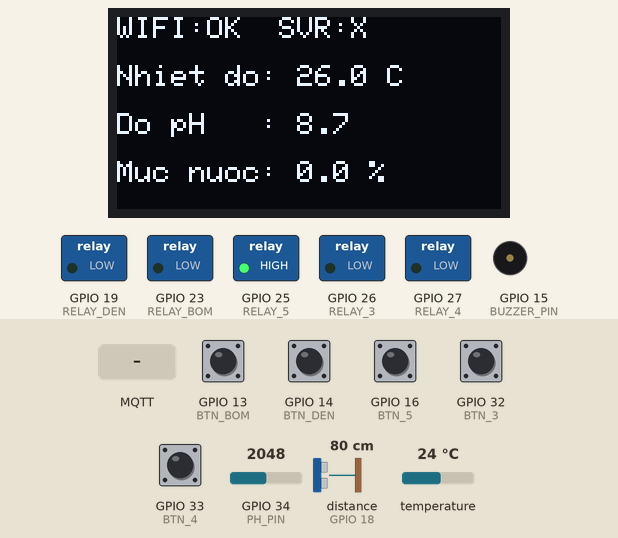
Recording of a sketch running on a simulated ESP32. Shown: 128×64 one-colour display, switched loads named in the sketch (green lamp = pin HIGH), buzzer (waves = sounding, pin HIGH). Wiring (inferred from the names in the program): ultrasonic range finder: trigger GPIO 5; echo GPIO 18. The inputs (shaded band) are chosen by the test bench; at power-on: GPIO 13 (BTN_BOM), GPIO 14 (BTN_DEN), GPIO 16 (BTN_5), GPIO 32 (BTN_3), GPIO 33 (BTN_4) HIGH, GPIO 34 (PH_PIN) = 2048, distance to the obstacle (sensor on GPIO 18) 80 cm, temperature 24 °C. The echo pulse lasts 58.3 µs per cm; WiFi joins after 1.5 s; servers stay silent unless stated; EEPROM starts erased; no MQTT or app messages arrive unless stated; pins used as bus, display or sensor lines are not drawn; what the sketch prints to the serial monitor is not drawn.

Above: at 3.2 s.
3.3 s: GPIO 13 (BTN_BOM) pulled LOW for 0.15 s
At 5.0 s:
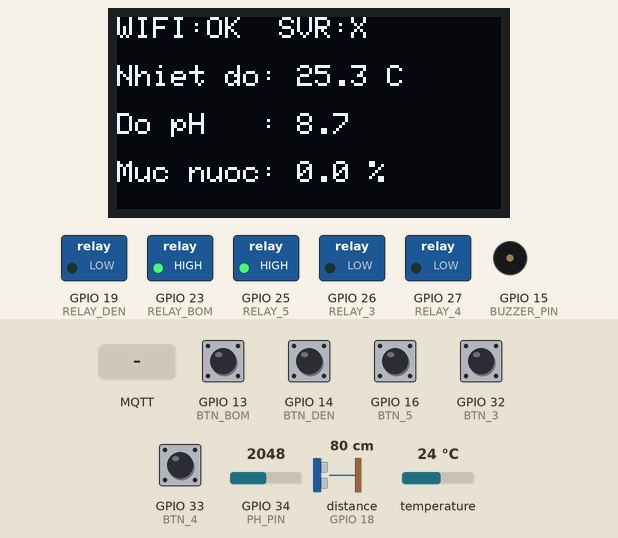
7.5 s: GPIO 14 (BTN_DEN) pulled LOW for 0.15 s
At 11.4 s:
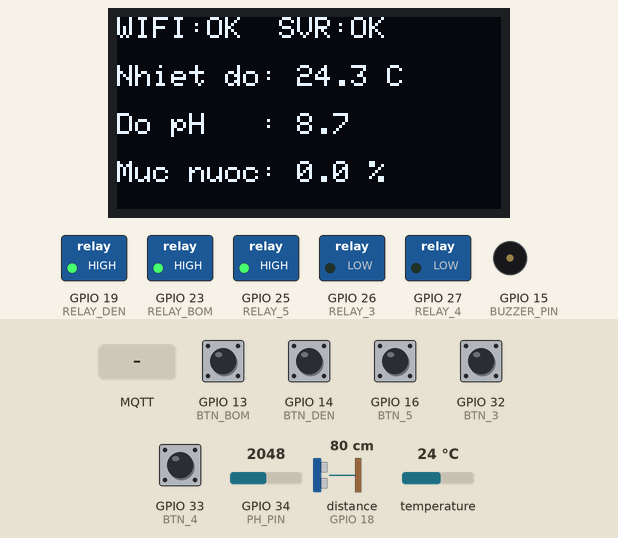
11.7 s: GPIO 16 (BTN_5) pulled LOW for 0.15 s
At 13.3 s:
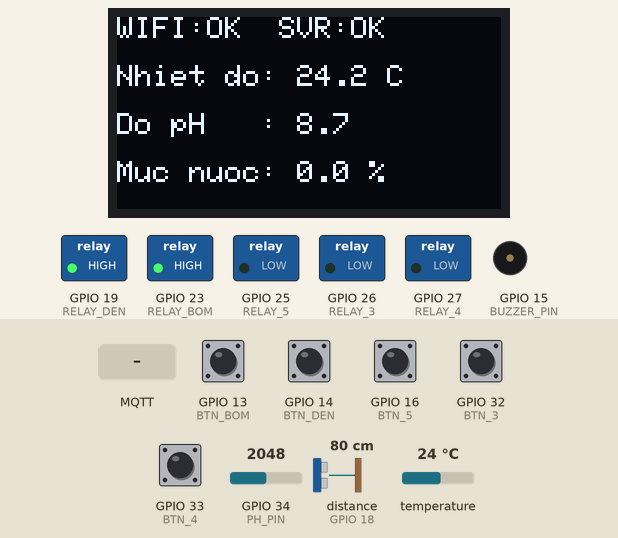
15.7 s: GPIO 32 (BTN_3) pulled LOW for 0.15 s
At 16.2 s:
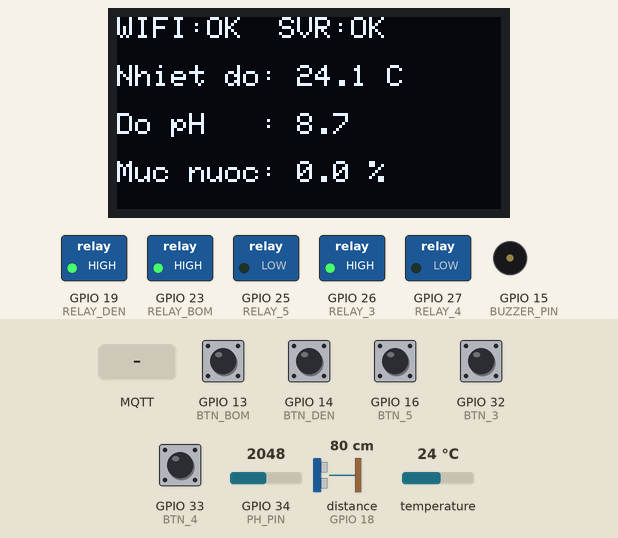
19.9 s: GPIO 33 (BTN_4) pulled LOW for 0.15 s
At 20.6 s:
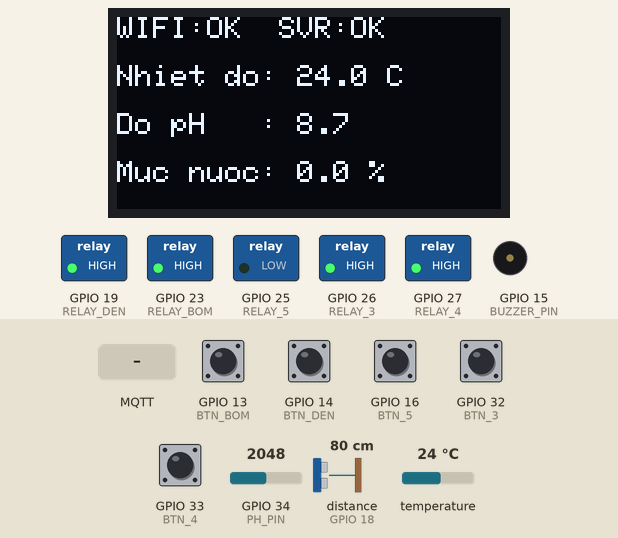
21.5 s: MQTT message "DEN_OFF" arrives on the first subscribed topic
At 21.8 s:
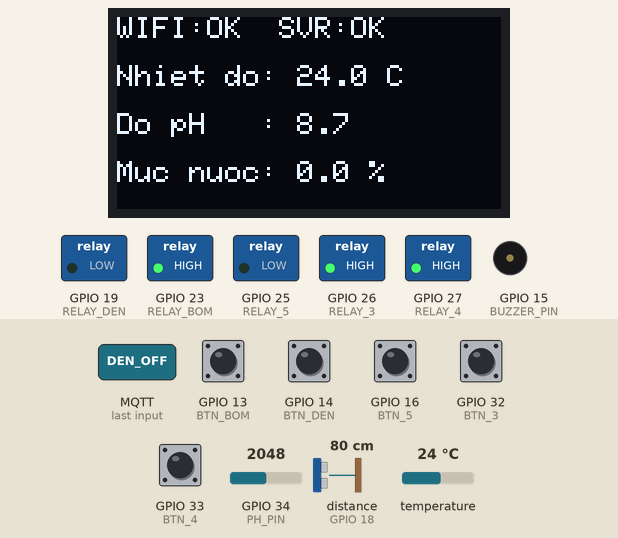
Timing chart, 0 to 24.0 s (numbered marks = the images above; inputs shaded):
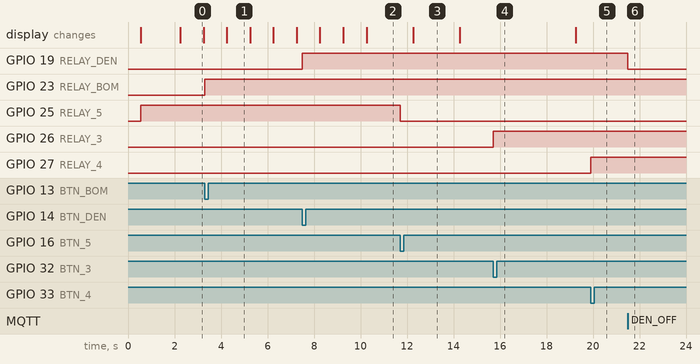

The sketch:

esp32_firmware.ino
```cpp
#include <WiFi.h>
#include <PubSubClient.h>
#include <OneWire.h>
#include <DallasTemperature.h>
#include <Wire.h>
#include <Adafruit_GFX.h>
#include <Adafruit_SSD1306.h>
#include <Preferences.h>

Preferences preferences;


// ==========================================
// THIẾT LẬP MẠNG WIFI & MQTT
// ==========================================
const char* ssid = "HOME";
const char* password = "12345679";

const char* mqtt_server = "broker.emqx.io";
const int mqtt_port = 1883;
const char* topic_sensors = "hoca_test/sensors";
const char* topic_commands = "hoca_test/commands";
const char* topic_status = "hoca_test/status";

WiFiClient espClient;
PubSubClient client(espClient);

// ==========================================
// KHAI BÁO CHÂN (PINS) ĐỒNG BỘ VỚI WEB INDEX
// ==========================================

// 1. OLED (I2C)
#define SCREEN_WIDTH 128
#define SCREEN_HEIGHT 64
Adafruit_SSD1306 display(SCREEN_WIDTH, SCREEN_HEIGHT, &Wire, -1);

// 2. Cảm biến
#define ONE_WIRE_BUS 4  // Nhiệt độ DS18B20
OneWire oneWire(ONE_WIRE_BUS);
DallasTemperature sensors(&oneWire);

#define TRIG_PIN 5      // Siêu âm HC-SR04
#define ECHO_PIN 18
const float CHIEU_CAO_HO_CM = 40.0;

#define PH_PIN 34       // Cảm biến pH PH-4502C

// 3. Còi báo
#define BUZZER_PIN 15

// 4. Module Relay (4 Kênh + 1 Kênh)
#define RELAY_BOM 23    // IN1 (Bơm)
#define RELAY_DEN 19    // IN2 (Đèn)
#define RELAY_3   26    // IN3 (Bơm Xả)
#define RELAY_4   27    // IN4 (Bơm Cấp)
#define RELAY_5   25    // Dự phòng 5 (Mạch 1 kênh rời)

// 5. Nút nhấn (5 Nút)
#define BTN_BOM 13
#define BTN_DEN 14
#define BTN_3   32
#define BTN_4   33
#define BTN_5   16      // RX2

// --- CẤU HÌNH LOGIC RELAY ---
// Rơ-le 4 Kênh: Bạn nói web báo Tắt nhưng bên ngoài Bật -> Do nó là Active HIGH
#define RELAY_ON  HIGH
#define RELAY_OFF LOW

// Rơ-le 1 Kênh (Relay 5): Bạn nói cái này đúng rồi -> Nó là Active LOW
#define RELAY5_ON  LOW
#define RELAY5_OFF HIGH

// Trạng thái hệ thống
bool ttDen = false;
bool ttBom = false;
bool ttR3  = false;
bool ttR4  = false;
bool ttR5  = false;

// Chống dội phím (Debounce) cho 5 nút
unsigned long lastDebounce[5] = {0, 0, 0, 0, 0};
bool lastBtnState[5] = {HIGH, HIGH, HIGH, HIGH, HIGH};

int chu_ky_gui = 60000;
unsigned long lastMsg = 0;
unsigned long lastOLED = 0;

float current_t = 26.5;
float current_ph = 7.0;
float current_muc_nuoc = 95.0;

// Cấu hình siêu âm
float chieu_cao_day = 45.0;
float chieu_cao_tran = 38.0;

// ==========================================
// HÀM HIỂN THỊ OLED
// ==========================================
void capNhatOLED(float t, float ph, float muc_nuoc) {
  display.clearDisplay();
  display.setTextSize(1);
  display.setTextColor(SSD1306_WHITE);

  // Hiển thị trạng thái Online / Offline
  display.setCursor(0, 0);
  if (WiFi.status() == WL_CONNECTED) {
    display.print("WIFI:OK ");
  } else {
    display.print("WIFI:X  ");
  }

  if (client.connected()) {
    display.print(" SVR:OK");
  } else {
    display.print(" SVR:X");
  }

  display.setCursor(0, 16); display.print("Nhiet do: "); display.print(t, 1); display.print(" C");
  display.setCursor(0, 32); display.print("Do pH   : "); display.print(ph, 1);
  display.setCursor(0, 48); display.print("Muc nuoc: "); display.print(muc_nuoc, 1); display.print(" %");
  display.display();
}

// ==========================================
// GỬI ĐỒNG BỘ TRẠNG THÁI LÊN WEB
// ==========================================
void guiTrangThaiRelay() {
  String payload = "{";
  payload += "\"trang_thai_den\":" + String(ttDen ? 1 : 0) + ",";
  payload += "\"trang_thai_bom\":" + String(ttBom ? 1 : 0) + ",";
  payload += "\"trang_thai_bom_xa\":" + String(ttR3 ? 1 : 0) + ",";
  payload += "\"trang_thai_bom_cap\":" + String(ttR4 ? 1 : 0) + ",";
  payload += "\"trang_thai_relay_5\":" + String(ttR5 ? 1 : 0);
  payload += "}";
  client.publish(topic_status, payload.c_str());
}

// ==========================================
// LẮNG NGHE LỆNH TỪ WEB
// ==========================================
void callback(char* topic, byte* payload, unsigned int length) {
  String message = "";
  for (int i = 0; i < length; i++) message += (char)payload[i];

  bool changed = false;
  if (message == "DEN_ON") { digitalWrite(RELAY_DEN, RELAY_ON); ttDen = true; changed = true; }
  else if (message == "DEN_OFF") { digitalWrite(RELAY_DEN, RELAY_OFF); ttDen = false; changed = true; }
  else if (message == "BOM_ON") { digitalWrite(RELAY_BOM, RELAY_ON); ttBom = true; changed = true; }
  else if (message == "BOM_OFF") { digitalWrite(RELAY_BOM, RELAY_OFF); ttBom = false; changed = true; }
  else if (message == "ALARM_ON") { digitalWrite(BUZZER_PIN, HIGH); }
  else if (message == "ALARM_OFF") { digitalWrite(BUZZER_PIN, LOW); }
  else if (message == "BOMXA_ON") { digitalWrite(RELAY_3, RELAY_ON); ttR3 = true; changed = true; }
  else if (message == "BOMXA_OFF") { digitalWrite(RELAY_3, RELAY_OFF); ttR3 = false; changed = true; }
  else if (message == "BOMCAP_ON") { digitalWrite(RELAY_4, RELAY_ON); ttR4 = true; changed = true; }
  else if (message == "BOMCAP_OFF") { digitalWrite(RELAY_4, RELAY_OFF); ttR4 = false; changed = true; }
  else if (message == "BOM5_ON") { digitalWrite(RELAY_5, RELAY5_ON); ttR5 = true; changed = true; }
  else if (message == "BOM5_OFF") { digitalWrite(RELAY_5, RELAY5_OFF); ttR5 = false; changed = true; }
  else if (message.startsWith("CHU_KY_")) {
    int new_chu_ky = message.substring(7).toInt();
    if (new_chu_ky > 0) chu_ky_gui = new_chu_ky * 1000;
  }
  else if (message.startsWith("CFG_W_")) {
    // Format: CFG_W_18.0_11.0
    int first_us = message.indexOf('_', 6);
    if (first_us != -1) {
       chieu_cao_day = message.substring(6, first_us).toFloat();
       chieu_cao_tran = message.substring(first_us + 1).toFloat();
       preferences.putFloat("day", chieu_cao_day);
       preferences.putFloat("tran", chieu_cao_tran);
       Serial.print("Da dong bo Do sau Ho tu Web: ");
       Serial.println(chieu_cao_day);
    }
  }
  else if (message == "GET_STATUS") {
    changed = true;
  }

  if (changed) guiTrangThaiRelay();
}

// ==========================================
// KẾT NỐI WIFI VÀ MQTT
// ==========================================
void setup_wifi() {
  WiFi.begin(ssid, password);
  Serial.print("Dang ket noi WiFi");
  int attempts = 0;
  while (WiFi.status() != WL_CONNECTED && attempts < 15) {
    delay(500); Serial.print("."); attempts++;
  }
}

unsigned long lastReconnectAttempt = 0;
void reconnect() {
  if (WiFi.status() != WL_CONNECTED) return;
  if (millis() - lastReconnectAttempt > 5000) {
    lastReconnectAttempt = millis();
    if (client.connect("ESP32_HoCa_Client")) {
      client.subscribe(topic_commands);
      guiTrangThaiRelay();
      // Yêu cầu Server gửi lại cấu hình hồ ngay khi vừa kết nối xong
      client.publish(topic_sensors, "{\"request\":\"GET_CONFIG\"}");
    }
  }
}

// ==========================================
// XỬ LÝ NÚT NHẤN (CHỐNG DỘI PHÍM)
// ==========================================
void checkButton(uint8_t pin, uint8_t relayPin, bool &state, int btnIndex) {
  bool reading = digitalRead(pin);
  if (reading == LOW && lastBtnState[btnIndex] == HIGH) {
    if (millis() - lastDebounce[btnIndex] > 200) {
      state = !state;
      if (relayPin == RELAY_5) digitalWrite(relayPin, state ? RELAY5_ON : RELAY5_OFF);
      else digitalWrite(relayPin, state ? RELAY_ON : RELAY_OFF);

      if (client.connected()) guiTrangThaiRelay();
      lastDebounce[btnIndex] = millis();
    }
  }
  lastBtnState[btnIndex] = reading;
}

// ==========================================
// SETUP
// ==========================================
void setup() {
  Serial.begin(115200);
  delay(500);

  // Khởi tạo bộ nhớ EEPROM/Flash
  preferences.begin("hoca", false);
  chieu_cao_day = preferences.getFloat("day", 45.0);
  chieu_cao_tran = preferences.getFloat("tran", 38.0);

  // 1. Khởi tạo OLED
  if(!display.begin(SSD1306_SWITCHCAPVCC, 0x3C)) {
    Serial.println("Loi OLED o dia chi 0x3C.");
  } else {
    display.clearDisplay(); display.setTextColor(SSD1306_WHITE); display.setCursor(0, 10); display.print("Khoi dong..."); display.display();
  }

  // 2. Khởi tạo Relay & Còi (5 Kênh)
  uint8_t outputPins[] = {RELAY_DEN, RELAY_BOM, RELAY_3, RELAY_4};
  for (int i = 0; i < 4; i++) {
    pinMode(outputPins[i], OUTPUT);
    digitalWrite(outputPins[i], RELAY_OFF);
  }
  pinMode(RELAY_5, OUTPUT);
  digitalWrite(RELAY_5, RELAY5_OFF);

  pinMode(BUZZER_PIN, OUTPUT);
  digitalWrite(BUZZER_PIN, LOW);

  // 3. Khởi tạo Nút nhấn
  pinMode(BTN_DEN, INPUT_PULLUP);
  pinMode(BTN_BOM, INPUT_PULLUP);
  pinMode(BTN_3, INPUT_PULLUP);
  pinMode(BTN_4, INPUT_PULLUP);
  pinMode(BTN_5, INPUT_PULLUP);

  // 4. Khởi tạo Siêu âm & Nhiệt độ
  pinMode(TRIG_PIN, OUTPUT);
  pinMode(ECHO_PIN, INPUT);
  sensors.begin();
  sensors.setWaitForConversion(false);

  // 5. Khởi động mạng
  setup_wifi();
  client.setServer(mqtt_server, mqtt_port);
  client.setCallback(callback);
}

// ==========================================
// LOOP
// ==========================================
void loop() {
  if (!client.connected()) reconnect();
  client.loop();

  // Quét 5 Nút nhấn
  checkButton(BTN_BOM, RELAY_BOM, ttBom, 0);
  checkButton(BTN_DEN, RELAY_DEN, ttDen, 1);
  checkButton(BTN_3, RELAY_3, ttR3, 2);
  checkButton(BTN_4, RELAY_4, ttR4, 3);
  checkButton(BTN_5, RELAY_5, ttR5, 4);

  unsigned long now = millis();

  // CẬP NHẬT MÀN HÌNH OLED (Mỗi 1 Giây)
  if (now - lastOLED > 1000) {
    lastOLED = now;

    // Đọc Nhiệt độ
    sensors.requestTemperatures();
    float temp_c = sensors.getTempCByIndex(0);
    if(temp_c != -127.00 && temp_c != 85.00) {
        if (current_t == 0) current_t = temp_c;
        else current_t = (current_t * 0.8) + (temp_c * 0.2);
    }

    // Đọc Siêu âm (Lọc Median)
    float readings[9];
    int valid_count = 0;
    for (int i = 0; i < 9; i++) {
        digitalWrite(TRIG_PIN, LOW); delayMicroseconds(2);
        digitalWrite(TRIG_PIN, HIGH); delayMicroseconds(10);
        digitalWrite(TRIG_PIN, LOW);
        long duration = pulseIn(ECHO_PIN, HIGH, 30000);
        float d = duration * 0.034 / 2;
        if (d > 0 && d < 400.0) { readings[valid_count] = d; valid_count++; }
        delay(10);
    }
    if (valid_count > 0) {
        for (int i = 0; i < valid_count - 1; i++) {
            for (int j = 0; j < valid_count - i - 1; j++) {
                if (readings[j] > readings[j + 1]) {
                    float temp = readings[j]; readings[j] = readings[j + 1]; readings[j + 1] = temp;
                }
            }
        }
        int drop_count = valid_count / 4;
        float sum = 0; int count = 0;
        for (int i = drop_count; i < valid_count - drop_count; i++) { sum += readings[i]; count++; }
        if (count > 0) current_muc_nuoc = sum / count;
    }

    // Đọc pH: Trả lại đúng công thức ban đầu của bạn
    int phRaw = analogRead(PH_PIN);
    float voltage = phRaw * (3.3 / 4095.0);
    float PH_OFFSET = 2.9;
    float ph_calc = (3.5 * voltage) + PH_OFFSET;

    // In ra Serial để theo dõi điện áp thực tế mạch đang xuất ra
    Serial.print("--- PH DEBUG: Raw = ");
    Serial.print(phRaw);
    Serial.print(" | Voltage = ");
    Serial.print(voltage);
    Serial.print("V | pH Calc = ");
    Serial.println(ph_calc);

    // Lọc nhiễu EMA để pH không nhảy múa
    if (current_ph == 7.0) current_ph = ph_calc;
    else current_ph = (current_ph * 0.8) + (ph_calc * 0.2);

    // Chuyển đổi siêu âm (cm) sang phần trăm (%) giống hệt logic trên Web
    float chieu_cao_nuoc = chieu_cao_day - current_muc_nuoc;
    float phan_tram_nuoc = 0.0;
    if (chieu_cao_nuoc > 0 && chieu_cao_tran > 0) {
        phan_tram_nuoc = (chieu_cao_nuoc / chieu_cao_tran) * 100.0;
    }
    if (phan_tram_nuoc > 100.0) phan_tram_nuoc = 100.0;
    if (current_muc_nuoc == 0 || current_muc_nuoc > 400) phan_tram_nuoc = 95.0;

    capNhatOLED(current_t, current_ph, phan_tram_nuoc);
  }

  // GỬI LÊN MQTT (Mỗi 60 Giây)
  if (now - lastMsg > chu_ky_gui) {
    lastMsg = now;
    if (client.connected()) {
      String payload = "{";
      payload += "\"nhiet_do\":" + String(current_t) + ",";
      payload += "\"do_ph\":" + String(current_ph) + ",";
      payload += "\"muc_nuoc\":" + String(current_muc_nuoc);
      payload += "}";
      client.publish(topic_sensors, payload.c_str());
    }
  }
}
```

Measured:
- after the input at 3.3 s, GPIO 23 (RELAY_BOM): LOW → HIGH at once
- after the input at 7.5 s, GPIO 19 (RELAY_DEN): LOW → HIGH at once
- after the input at 11.7 s, GPIO 25 (RELAY_5): HIGH → LOW at once
- after the input at 15.7 s, GPIO 26 (RELAY_3): LOW → HIGH at once
- after the input at 19.9 s, GPIO 27 (RELAY_4): LOW → HIGH at once
- after the input at 21.5 s, GPIO 19 (RELAY_DEN): HIGH → LOW at once
- what the display in image 0 shows lasts 1.0 s, from 2.3 s to 3.3 s
